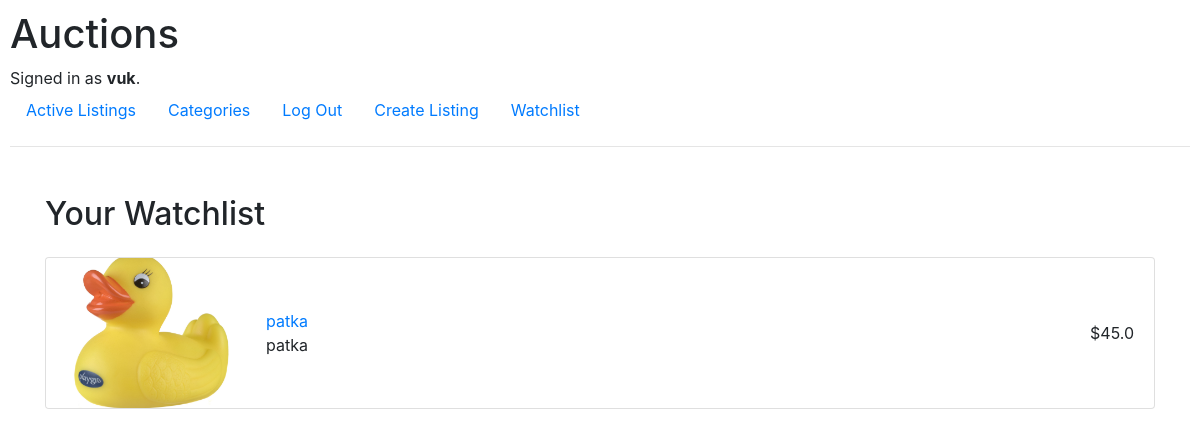
Screenshot of /watchlist (signed in) with the database file from the repository.
### auctions/models.py (models this page shows)
class User(AbstractUser):
    pass

class Watchlist(models.Model):
    user = models.ForeignKey(User, on_delete=models.CASCADE, related_name="watchlists")
    listing = models.ForeignKey(Listing, on_delete=models.CASCADE, related_name="watchlists")
    class Meta:
        unique_together = ('user', 'listing')

class Listing(models.Model):
    title = models.CharField(max_length=64)
    description = models.CharField(max_length=512)
    price = models.FloatField()
    image = models.ImageField(upload_to='listing_images/', blank=True, null=True)
    created_by = models.ForeignKey(User, on_delete=models.CASCADE, related_name="listings")
    category = models.ForeignKey('Category', on_delete=models.CASCADE, related_name="listings", null=True, blank=True)
    status = models.CharField(max_length=40, default="active")

### auctions/views.py (the view, shortened to what this page needs)
# urls.py: path("watchlist", views.watchlist, name="watchlist"),
def watchlist(request):
    watchlist_items = Watchlist.objects.filter(user=request.user).select_related('listing')
    return render(request, "auctions/watchlist.html", {
        "watchlist": watchlist_items
    })

### auctions/templates/auctions/watchlist.html
{% extends "auctions/layout.html" %}
{% block body %}
{% if user.is_authenticated %}
<div class="container mt-5">
    <h2 class="mb-4">Your Watchlist</h2>
    {% if watchlist %}
        <div class="row g-4">
            {% for item in watchlist %}
                <div class="col-12">
                    <div class="card flex-row align-items-center h-100">
                        {% if item.listing.image %}
                            <img src="{{ item.listing.image.url }}" class="card-img-left" alt="{{ item.listing.title }}" style="width: 200px; height: 150px; object-fit: cover; border-top-left-radius: .25rem; border-bottom-left-radius: .25rem;">
                        {% endif %}
                        <div class="card-body">
                            <a href="{% url 'listing' item.listing.id %}" class="card-title">{{ item.listing.title }}</a>
                            <p class="card-text">{{ item.listing.description }}</p>
                        </div>
                        <div class="card-footer bg-transparent border-0">
                            <span class="fw-bold">${{ item.listing.price }}</span>
                        </div>
                    </div>
                </div>
            {% endfor %}
        </div>
    {% else %}
        <div class="alert alert-info">Your watchlist is empty.</div>
    {% endif %}
{% endif %}
{% endblock %}

### auctions/templates/auctions/layout.html (shortened to what this page needs)
{% load static %}
<!DOCTYPE html>
<html lang="en">
    <head>
        <link rel="stylesheet" href="https://stackpath.bootstrapcdn.com/bootstrap/4.4.1/css/bootstrap.min.css">
        <link href="{% static 'auctions/styles.css' %}" rel="stylesheet">
    </head>
    <body>
        <h1>Auctions</h1>
        <div>
            {% if user.is_authenticated %}
                Signed in as <strong>{{ user.username }}</strong>.
            {% else %}
                Not signed in.
            {% endif %}
        </div>
        <ul class="nav">
            <li class="nav-item">
                <a class="nav-link" href="{% url 'index' %}">Active Listings</a>
            </li>
            <li class="nav-item">
                    <a class="nav-link" href="{% url 'categories' %}">Categories</a>
            </li>
            {% if user.is_authenticated %}
                <li class="nav-item">
                    <a class="nav-link" href="{% url 'logout' %}">Log Out</a>
                </li>
            {% endif %}
            {% if user.is_authenticated %}
                <li class="nav-item">
                    <a class="nav-link" href="{% url 'create_listing' %}">Create Listing</a>
                </li>
                <li class="nav-item">
                    <a class="nav-link" href="{% url 'watchlist' %}">Watchlist</a>
                </li>
            {% endif %}
        </ul>
        <hr>
        {% block body %}
        {% endblock %}
    </body>
</html>

### auctions/static/auctions/styles.css (style rules this page uses)
body { padding: 10px; }

### rows the page displays
User: username "vuk"
Watchlist: listing.image (picture), listing "patka", listing.description "patka", listing.price "45.0"
